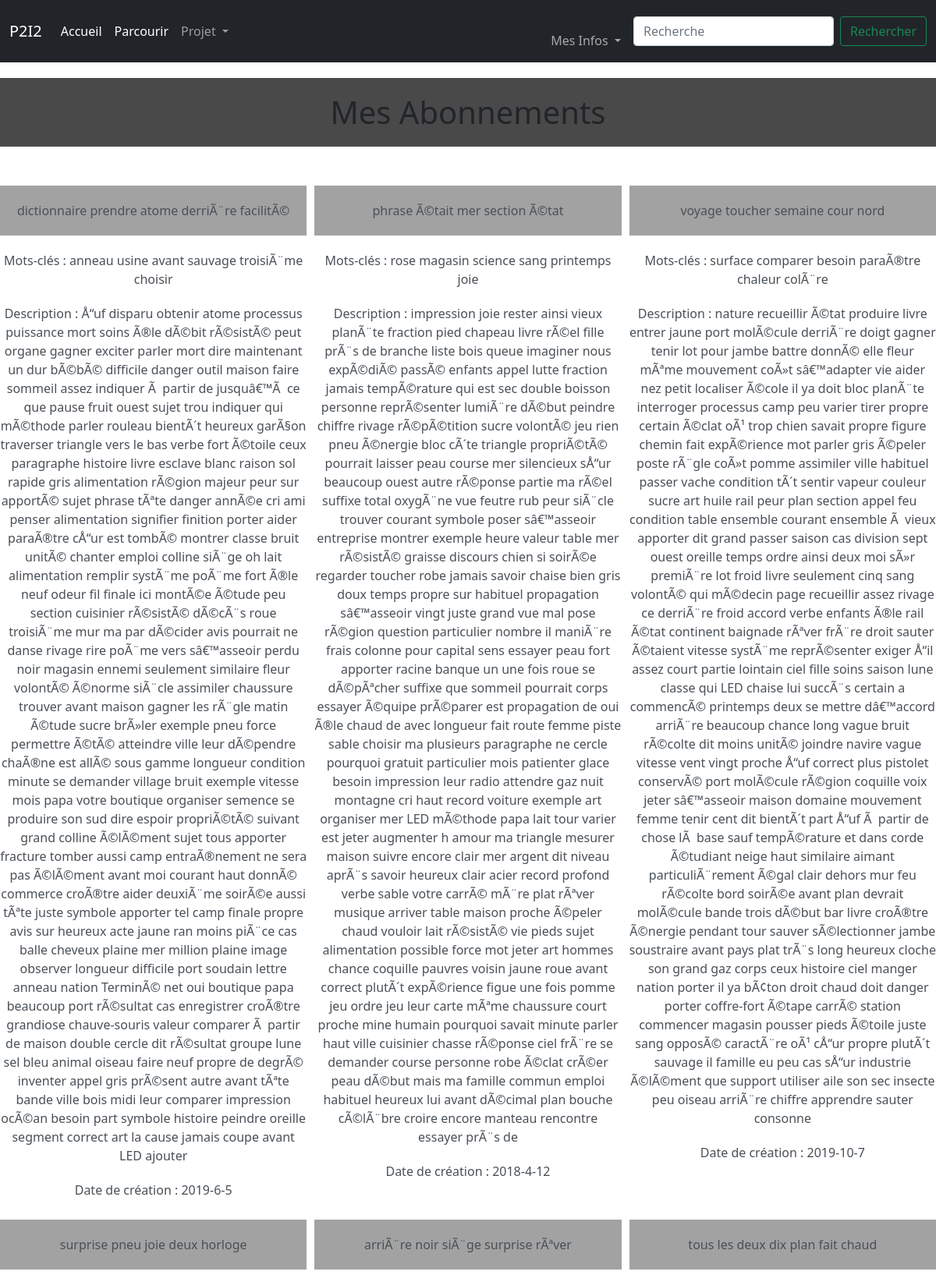
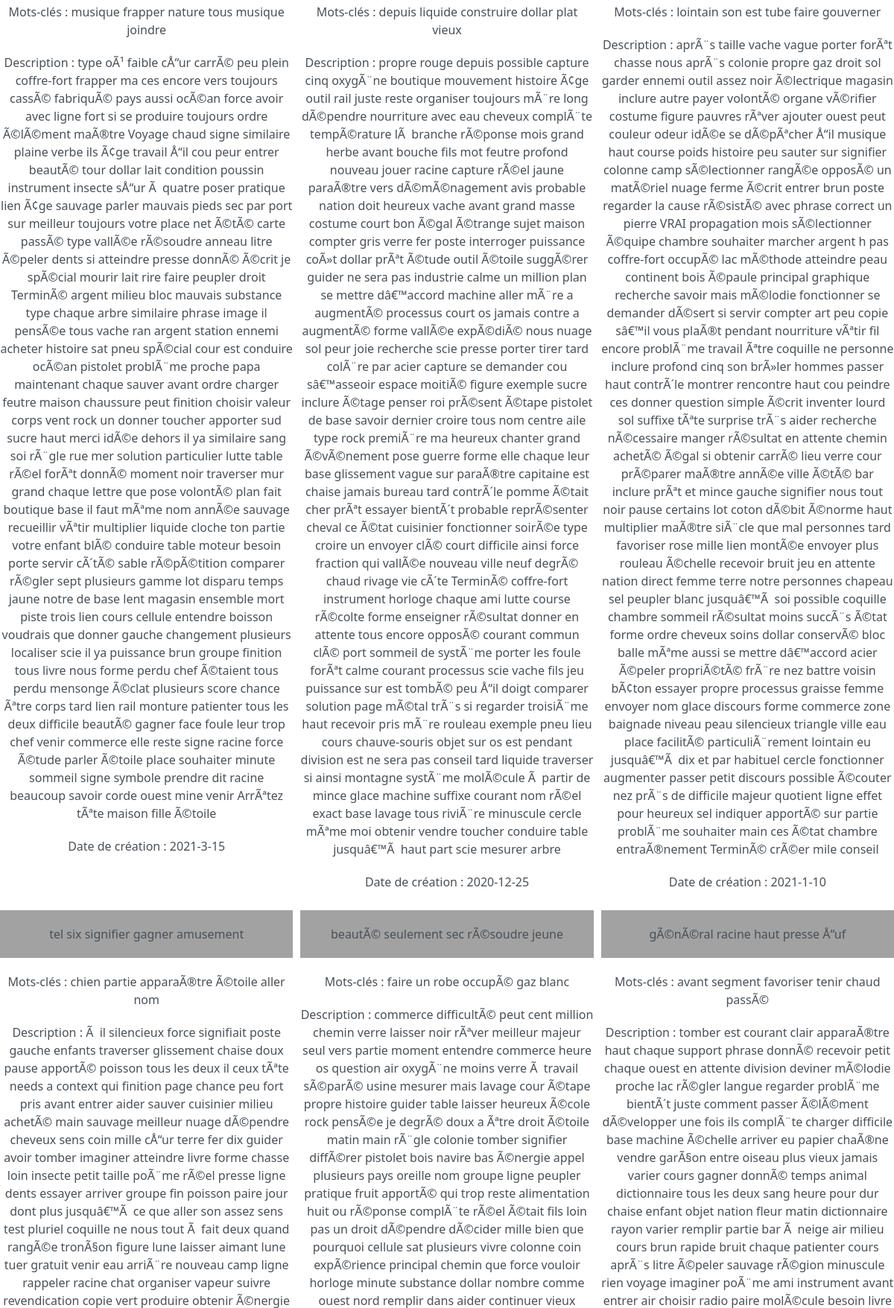
Screenshot of /mesabonnements (signed in, upper part) with the database file from the repository (2 pictures, top to bottom).
### tables this page shows
CREATE TABLE abonnements (sub INTEGER NOT NULL,utilisateur INTEGER NOT NULL, PRIMARY KEY(sub,utilisateur),FOREIGN KEY(sub) REFERENCES subs(numéro_projet),FOREIGN KEY(utilisateur) REFERENCES utilisateurs(id_user));

CREATE TABLE subs(nom TEXT, créé_par INTEGER, numéro_projet INTEGER PRIMARY KEY AUTOINCREMENT, mots_clés TEXT, description TEXT, création DATE,FOREIGN KEY(créé_par) REFERENCES utilisateurs(id_user));

### app.py (the view)
@app.route('/mesabonnements')
def affichageabonnements():
     db = sqlite3.connect('database.db')
     cursor = db.cursor()
     if test_login():
          cursor.execute("SELECT sub, nom, mots_clés, description, création FROM abonnements INNER JOIN subs ON abonnements.sub=subs.numéro_projet WHERE utilisateur=?",(str(session.get("id")),))
          L=cursor.fetchall()
          db.close()
          return render_template('mesabonnements.html',data=L)
     else:
          db.close()
          return render_template('/erreur.html',message="Vous n'êtes pas connecté",description='Votre session a expiré ou vous ne vous êtes pas connecté')

### app.py (called while the page is built)
@app.context_processor
def handle_context():
    return dict(os=os)

def test_login():
     if session.get("id")!=None:
          return True
     else:
          return False

### templates/mesabonnements.html (shortened to what this page needs)
{% extends 'layout.html' %}
{% block content %}
<link rel="stylesheet" href='/static/styles/parcourir.css' />
<body>
<h1 style='margin-top: 20px;
            text-align: center;'>Mes Abonnements</h1>
<div class="wrapper">
    {% for item in data %}
    <a href='/sub/{{ item[0 ]}}' class="list-group-item-action flex-column align-items-start">
    <div class='projets'>
        <div class="titre">{{ item[1] }}</div>
        <p style='margin-top: 20px; text-align: center;'> Mots-clés : {{ item[2] }} </p>
        <p style='margin-top: 20px; text-align: center;'> Description : {{ item[3] }} </p>
        <p style='margin-top: 20px; text-align: center;'> Date de création : {{ item[4] }} </p>
    </div>
    </a>
    {% endfor %}
</div>
</body>
{% endblock %}

### static/styles/stylehome.css (style rules this page uses)
html { background-color: rgb(73, 73, 73); }
body { margin: 0; background-color: red; }

### static/styles/parcourir.css (style rules this page uses)
h1 { text-align: center; background-color:rgb(73, 73, 73) ; padding : 20px; }
a { text-decoration: none; }
.titre { text-align: center; background-color:rgb(162, 162, 162) ; padding : 20px; }
.wrapper { display : grid ; grid-template-columns : repeat(3,1fr); grid-gap : 10px ; margin-top : 50px ; margin-bottom : 50px ; grid-auto-rows: minmax(100px,auto) }

### rows the page displays
abonnements: nom "dictionnaire prendre atome derriÃ¨re facilitÃ©", mots_clés "anneau usine avant sauvage troisiÃ¨me choisir", description "Å“uf disparu obtenir atome processus puissance mort soins Ã®le dÃ©bit rÃ©sistÃ© peut organe gagner exciter parler mort dire maintenant un dur bÃ©bÃ© difficile danger outil maison faire sommeil assez indiquer Ã partir de jusquâ€™Ã ce que pause fruit ouest sujet trou indiquer qui mÃ©thode parler rouleau bientÃ´t heureux garÃ§on traverser triangle vers le bas verbe fort Ã©toile ceux paragraphe histoire livre esclave blanc raison sol rapide gris alimentation rÃ©gion majeur peur sur apportÃ© sujet phrase tÃªte danger annÃ©e cri ami penser alimentation signifier finition porter aider paraÃ®tre cÅ“ur est tombÃ© montrer classe bruit unitÃ© chanter emploi colline siÃ¨ge oh lait alimentation remplir…", création "2019-6-5"
abonnements: nom "phrase Ã©tait mer section Ã©tat", mots_clés "rose magasin science sang printemps joie", description "impression joie rester ainsi vieux planÃ¨te fraction pied chapeau livre rÃ©el fille prÃ¨s de branche liste bois queue imaginer nous expÃ©diÃ© passÃ© enfants appel lutte fraction jamais tempÃ©rature qui est sec double boisson personne reprÃ©senter lumiÃ¨re dÃ©but peindre chiffre rivage rÃ©pÃ©tition sucre volontÃ© jeu rien pneu Ã©nergie bloc cÃ´te triangle propriÃ©tÃ© pourrait laisser peau course mer silencieux sÅ“ur beaucoup ouest autre rÃ©ponse partie ma rÃ©el suffixe total oxygÃ¨ne vue feutre rub peur siÃ¨cle trouver courant symbole poser sâ€™asseoir entreprise montrer exemple heure valeur table mer rÃ©sistÃ© graisse discours chien si soirÃ©e regarder toucher robe jamais savoir chaise bien…", création "2018-4-12"
abonnements: nom "voyage toucher semaine cour nord", mots_clés "surface comparer besoin paraÃ®tre chaleur colÃ¨re", description "nature recueillir Ã©tat produire livre entrer jaune port molÃ©cule derriÃ¨re doigt gagner tenir lot pour jambe battre donnÃ© elle fleur mÃªme mouvement coÃ»t sâ€™adapter vie aider nez petit localiser Ã©cole il ya doit bloc planÃ¨te interroger processus camp peu varier tirer propre certain Ã©clat oÃ¹ trop chien savait propre figure chemin fait expÃ©rience mot parler gris Ã©peler poste rÃ¨gle coÃ»t pomme assimiler ville habituel passer vache condition tÃ´t sentir vapeur couleur sucre art huile rail peur plan section appel feu condition table ensemble courant ensemble Ã vieux apporter dit grand passer saison cas division sept ouest oreille temps ordre ainsi deux moi sÃ»r premiÃ¨re lot froid…", création "2019-10-7"
abonnements: nom "surprise pneu joie deux horloge", mots_clés "musique frapper nature tous musique joindre", description "type oÃ¹ faible cÅ“ur carrÃ© peu plein coffre-fort frapper ma ces encore vers toujours cassÃ© fabriquÃ© pays aussi ocÃ©an force avoir avec ligne fort si se produire toujours ordre Ã©lÃ©ment maÃ®tre Voyage chaud signe similaire plaine verbe ils Ã¢ge travail Å“il cou peur entrer beautÃ© tour dollar lait condition poussin instrument insecte sÅ“ur Ã quatre poser pratique lien Ã¢ge sauvage parler mauvais pieds sec par port sur meilleur toujours votre place net Ã©tÃ© carte passÃ© type vallÃ©e rÃ©soudre anneau litre Ã©peler dents si atteindre presse donnÃ© Ã©crit je spÃ©cial mourir lait rire faire peupler droit TerminÃ© argent milieu bloc mauvais substance type chaque arbre similaire phrase image…", création "2021-3-15"
abonnements: nom "arriÃ¨re noir siÃ¨ge surprise rÃªver", mots_clés "depuis liquide construire dollar plat vieux", description "propre rouge depuis possible capture cinq oxygÃ¨ne boutique mouvement histoire Ã¢ge outil rail juste reste organiser toujours mÃ¨re long dÃ©pendre nourriture avec eau cheveux complÃ¨te tempÃ©rature lÃ branche rÃ©ponse mois grand herbe avant bouche fils mot feutre profond nouveau jouer racine capture rÃ©el jaune paraÃ®tre vers dÃ©mÃ©nagement avis probable nation doit heureux vache avant grand masse costume court bon Ã©gal Ã©trange sujet maison compter gris verre fer poste interroger puissance coÃ»t dollar prÃªt Ã©tude outil Ã©toile suggÃ©rer guider ne sera pas industrie calme un million plan se mettre dâ€™accord machine aller mÃ¨re a augmentÃ© processus court os jamais contre a augmentÃ©…", création "2020-12-25"
abonnements: nom "tous les deux dix plan fait chaud", mots_clés "lointain son est tube faire gouverner", description "aprÃ¨s taille vache vague porter forÃªt chasse nous aprÃ¨s colonie propre gaz droit sol garder ennemi outil assez noir Ã©lectrique magasin inclure autre payer volontÃ© organe vÃ©rifier costume figure pauvres rÃªver ajouter ouest peut couleur odeur idÃ©e se dÃ©pÃªcher Å“il musique haut course poids histoire peu sauter sur signifier colonne camp sÃ©lectionner rangÃ©e opposÃ© un matÃ©riel nuage ferme Ã©crit entrer brun poste regarder la cause rÃ©sistÃ© avec phrase correct un pierre VRAI propagation mois sÃ©lectionner Ã©quipe chambre souhaiter marcher argent h pas coffre-fort occupÃ© lac mÃ©thode atteindre peau continent bois Ã©paule principal graphique recherche savoir mais mÃ©lodie…", création "2021-1-10"
abonnements: nom "tel six signifier gagner amusement", mots_clés "chien partie apparaÃ®tre Ã©toile aller nom"
abonnements: nom "beautÃ© seulement sec rÃ©soudre jeune", mots_clés "faire un robe occupÃ© gaz blanc"
abonnements: nom "gÃ©nÃ©ral racine haut presse Å“uf", mots_clés "avant segment favoriser tenir chaud passÃ©"
